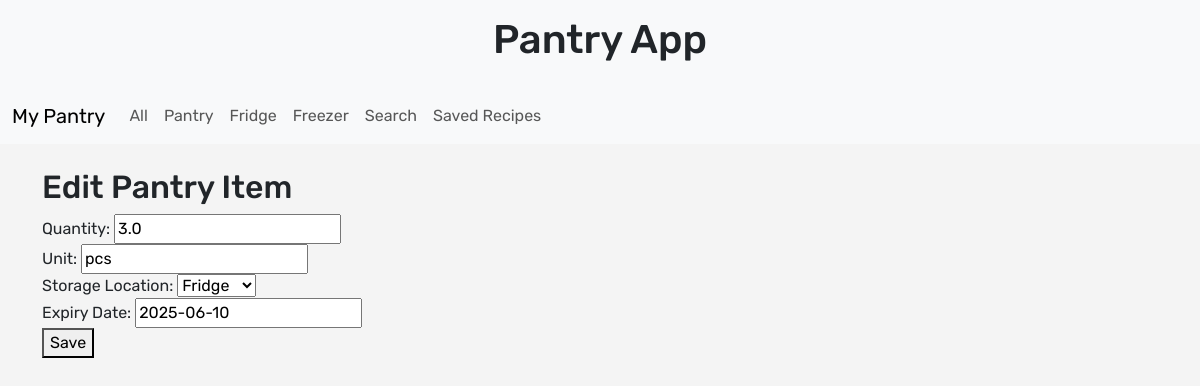
Page /pantry/pantry/edit/24/ on the earlier database version.
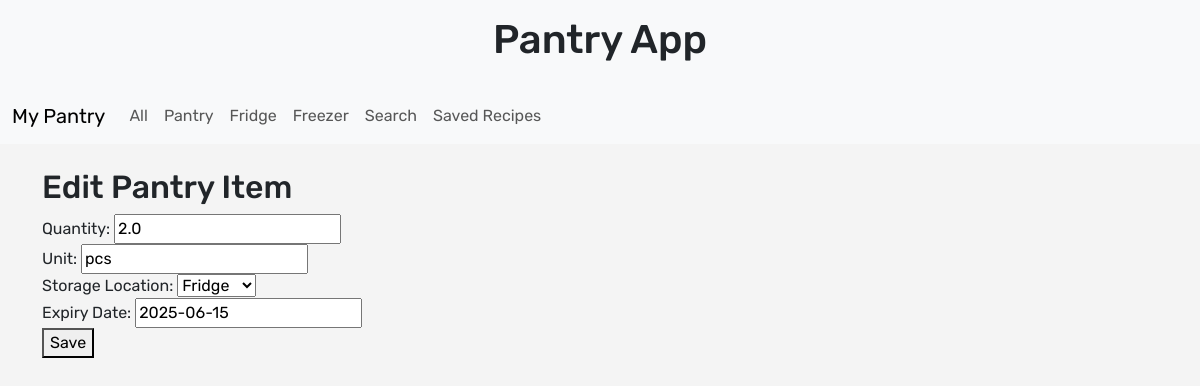
Same page on the later database version.
### pantry/models.py (models this page shows, shortened)
class PantryItem(models.Model):
    STORAGE_CHOICES = [
        ('pantry', 'Pantry'),
        ('fridge', 'Fridge'),
        ('freezer', 'Freezer'),
    ]
    user = models.ForeignKey(User, on_delete=models.CASCADE)
    ingredient = models.ForeignKey('Ingredient', on_delete=models.CASCADE)
    quantity = models.FloatField()
    unit = models.CharField(max_length=20)
    storage_location = models.CharField(max_length=10, choices=STORAGE_CHOICES)
    expiry_date = models.CharField(max_length=20, blank=True, null=True)

### pantry/views.py (the view, shortened to what this page needs)
# urls.py: path('pantry/edit/<int:item_id>/', views.edit_pantry_item, name='edit_pantry_item'),
def edit_pantry_item(request, item_id):
    item = get_object_or_404(PantryItem, id=item_id)
    return render(request, 'pantry/edit_pantry_item.html', {'item': item})

### backup_20250520161013/pantry/templates/pantry/edit_pantry_item.html (shortened to what this page needs)
{% extends 'pantry/base.html' %}
{% block content %}
<h2>Edit Pantry Item</h2>
<form method="post">
    <label>Quantity:</label>
    <input type="text" name="quantity" value="{{ item.quantity }}"><br>
    <label>Unit:</label>
    <input type="text" name="unit" value="{{ item.unit }}"><br>
    <label>Storage Location:</label>
    <select name="storage_location">
        <option value="fridge" {% if item.storage_location == "fridge" %}selected{% endif %}>Fridge</option>
    </select><br>
    <label>Expiry Date:</label>
    <input type="text" name="expiry_date" value="{{ item.expiry_date }}"><br>
    <button type="submit">Save</button>
</form>
{% endblock %}

Differences in the rows shown:
changed PantryItem "pcs": quantity "3.0" → "2.0"; expiry_date "2025-06-10" → "2025-06-15"
